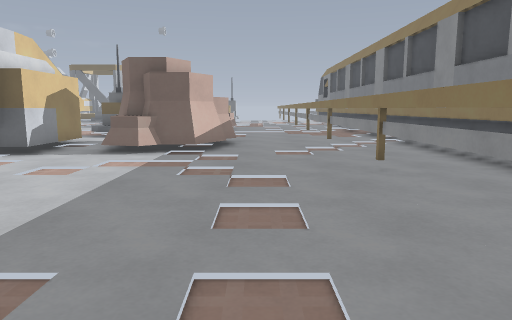
[1] (above)

24 first-person views from a walk through a 3-D level made in the Godot game engine. The camera is 1.2 m above the floor, tilts 8° down and sees 70° across. The floor is counted in squares, 1 m on a side. Each view is taken from the middle of a square. On the plan, view 1 faces up. The plan holds only what a view shows up to about 15 squares ahead; the rest is blank. The place goes on beyond the plan. Surface patterns are stand-ins for the level's own textures.

[2]
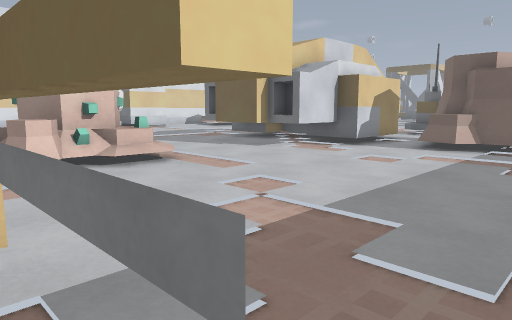

[3]
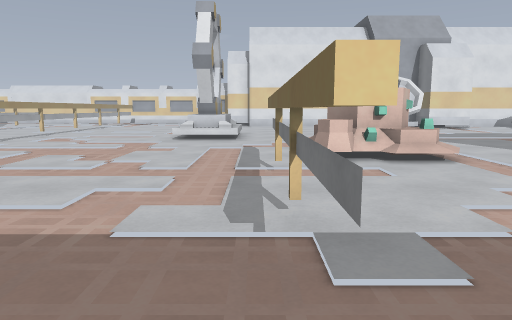

[4]
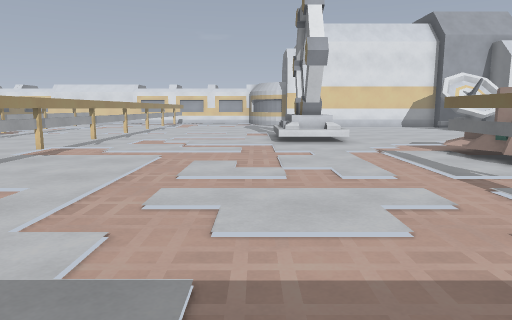

[5]
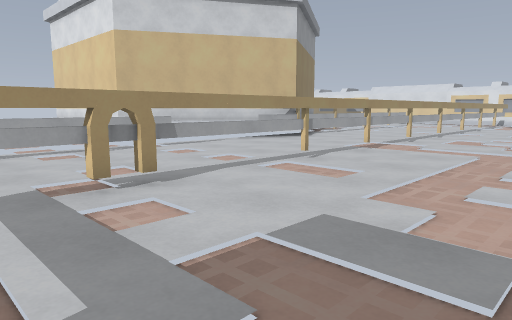

[6]
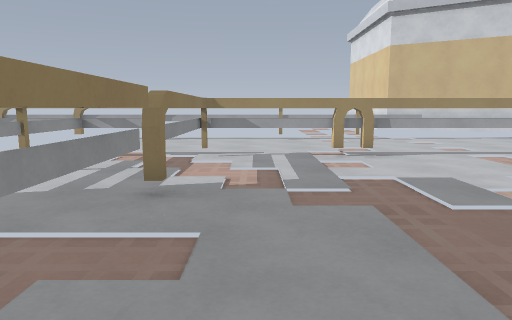

[7]
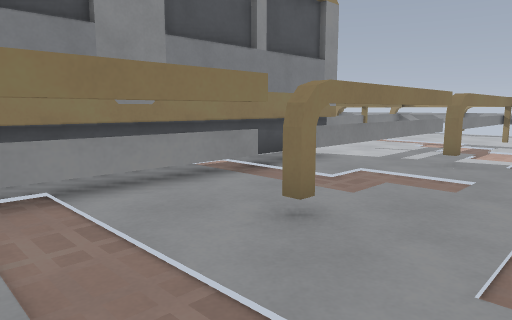

[8]
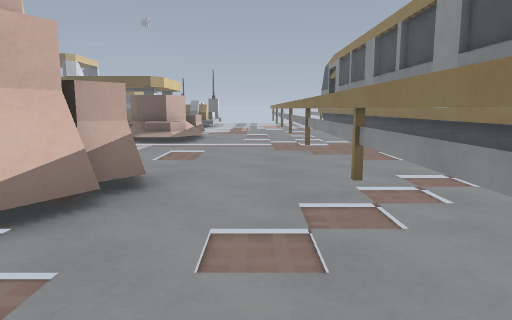

[9]
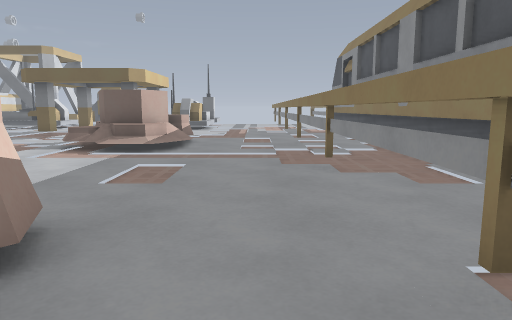

[10]
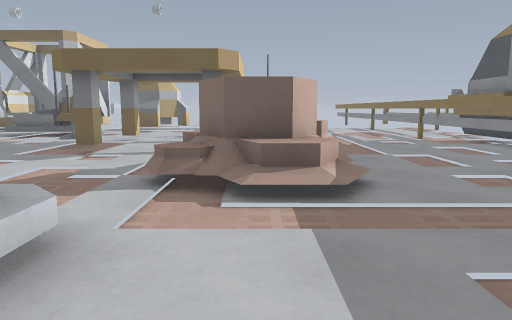

[11]
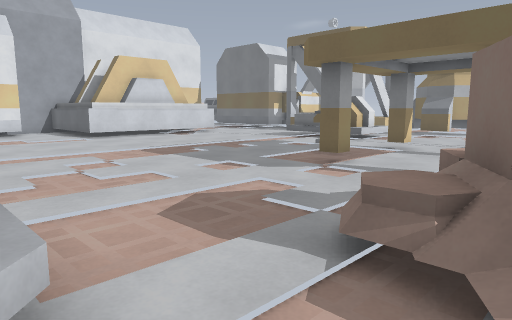

[12]
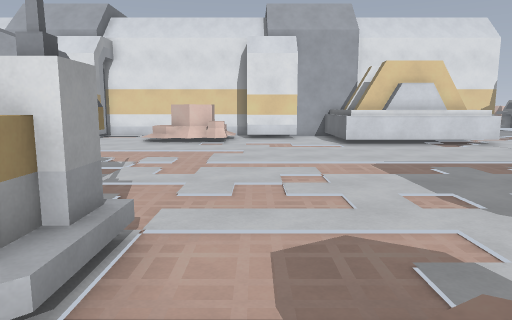

[13]
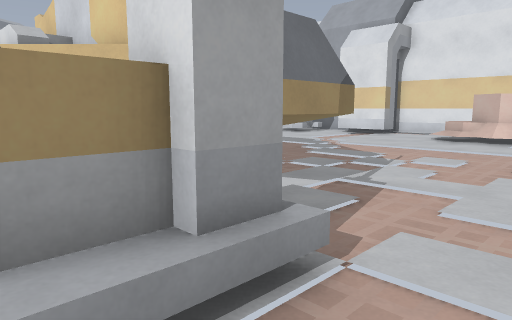

[14]
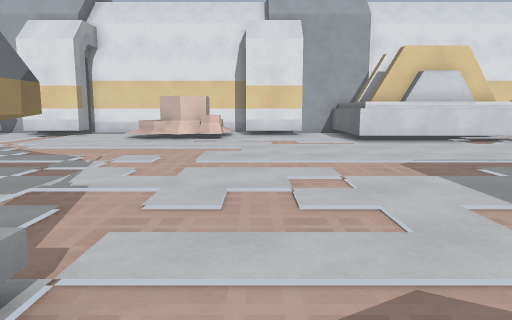

[15]
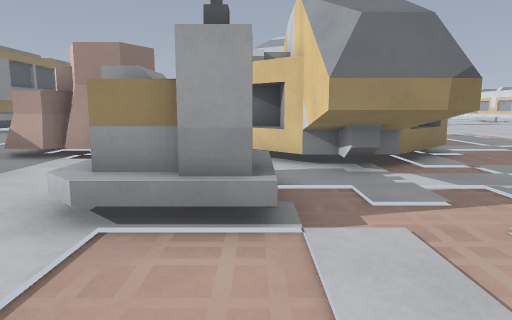

[16]
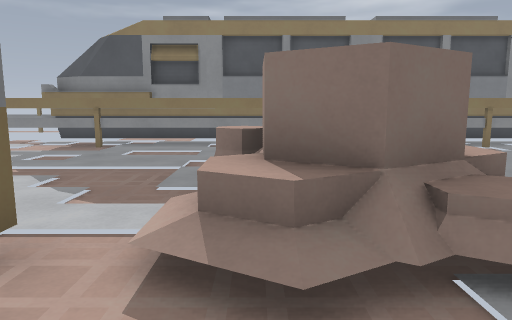

[17]
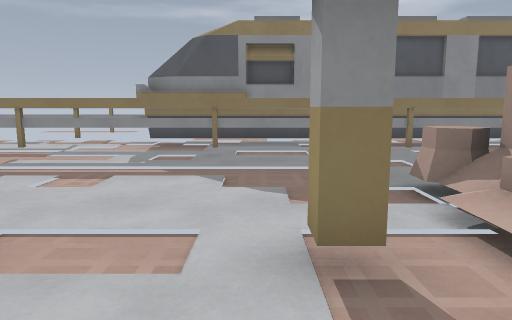

[18]
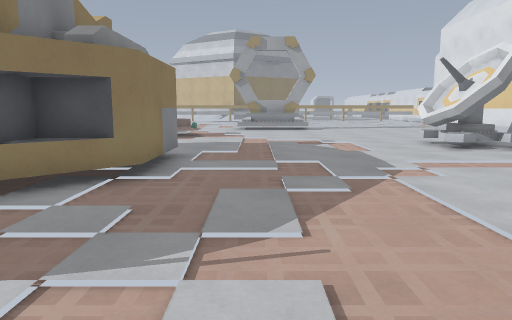

[19]
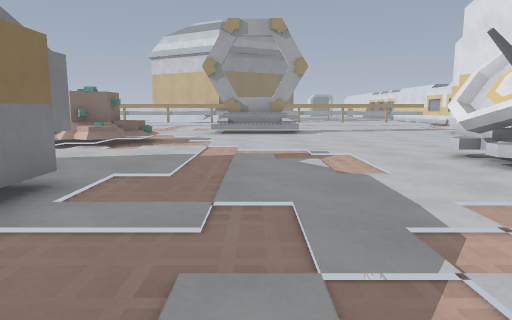

[20]
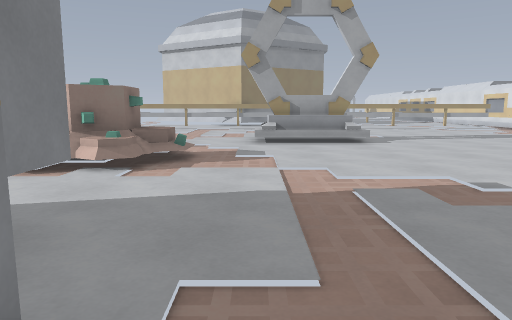

[21]
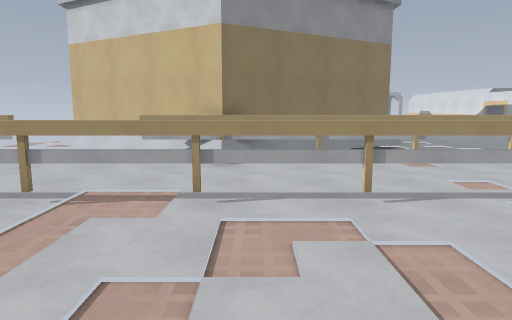

[22]
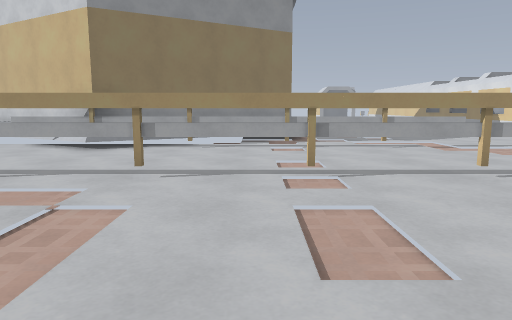

[23]
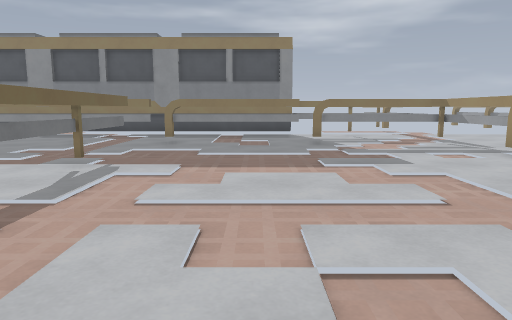

[24]
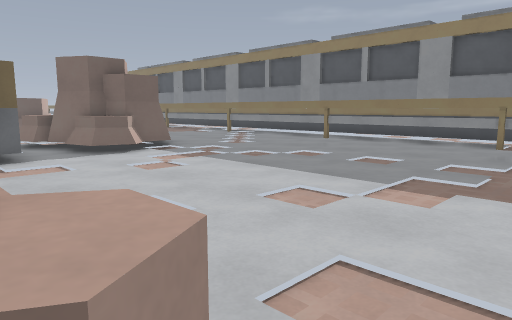

### Floor plan
Key: @ floor where view 1 was taken; # wall or solid block; . floor; / step, stairs or slope; = window, fence, low wall or low ledge; ^ raised ledge; T thing the floor can be seen under or through; R rock; C chair; O other object.
Columns run from 20 left of view 1 to 5 right of it. Each row starts with its distance up from view 1.
 30   ..      .....   ....T..#
 29 #^...   ....#..  .....T..#
 28  #...........   ......T..#
 27  #.........C.   ......T..#
 26 #^....................T..#
 25 #^..........#...#.....T..#
 24 ^^....................T..#
 23 ................ORRR..T..#
 22 ................R R/..T..#
 21 ...............RRRR/..T..#
 20 .................//...T..#
 19 ......................T..#
 18 RR...........#^^......T..#
 17 R.........TTT=^^......T..#
 16 R.........T ==^^......T..#
 15 O.........T#=.  ......T..#
 14 ..........T###.  .....T..#
 13 .........######RR#RR..T..#
 12 ........###   #.##RR..T..#
 11 ........####  #.RRRR..T..#
 10 ........#######.RRR...T..#
  9 .........#  ##........T..#
  8 ^........## ##........T..#
  7 ^.........###.........T..#
  6 #.....................T..#
  5 ......................T..#
  4 ..........=//.........T..#
  3 ..........#^//........T..#
  2 .........O^^^/........T..#
  1 .........O#^=.........T..#
  0 ....................@.T..#
 -1 ............TTTTTTTT.....#
 -2 .../////..............T..#
 -3 .../#/#/..............T..#
 -4 .../////..............T..#
 -5      .................T..#
 -6  ........................#
 -7  .....................T..#
 -8 ......................T..#
 -9 ......................T..#
-10 TTTTTTTTTTTTTTTTTTTTTTT.##
-11 ..........................
-12 ..........................
-13 ..........................
-14 ..........................
-15 TTTTTTT####....###########
-16 ......## ##.... .........
-17 ....=##   ####
-18 ...###
-19 .=##

Positions as (right, up) in squares from view 1, and headings:
1: (0, 0), facing up
2: (0, -1), facing up-left
3: (1, -1), facing left
4: (0, -5), facing left
5: (1, -5), facing down-left
6: (1, -1), facing down
7: (0, 2), facing down-right
8: (1, 7), facing up
9: (1, 10), facing up
10: (-3, 15), facing up
11: (-3, 18), facing up-left
12: (-3, 20), facing left
13: (-5, 20), facing down-left
14: (-5, 20), facing left
15: (-7, 22), facing down
16: (-7, 23), facing right
17: (-7, 26), facing right
18: (-14, 19), facing down
19: (-15, 15), facing down
20: (-13, 11), facing down
21: (-13, -4), facing down
22: (-17, -4), facing down
23: (-10, -4), facing right
24: (-8, 0), facing up-right
